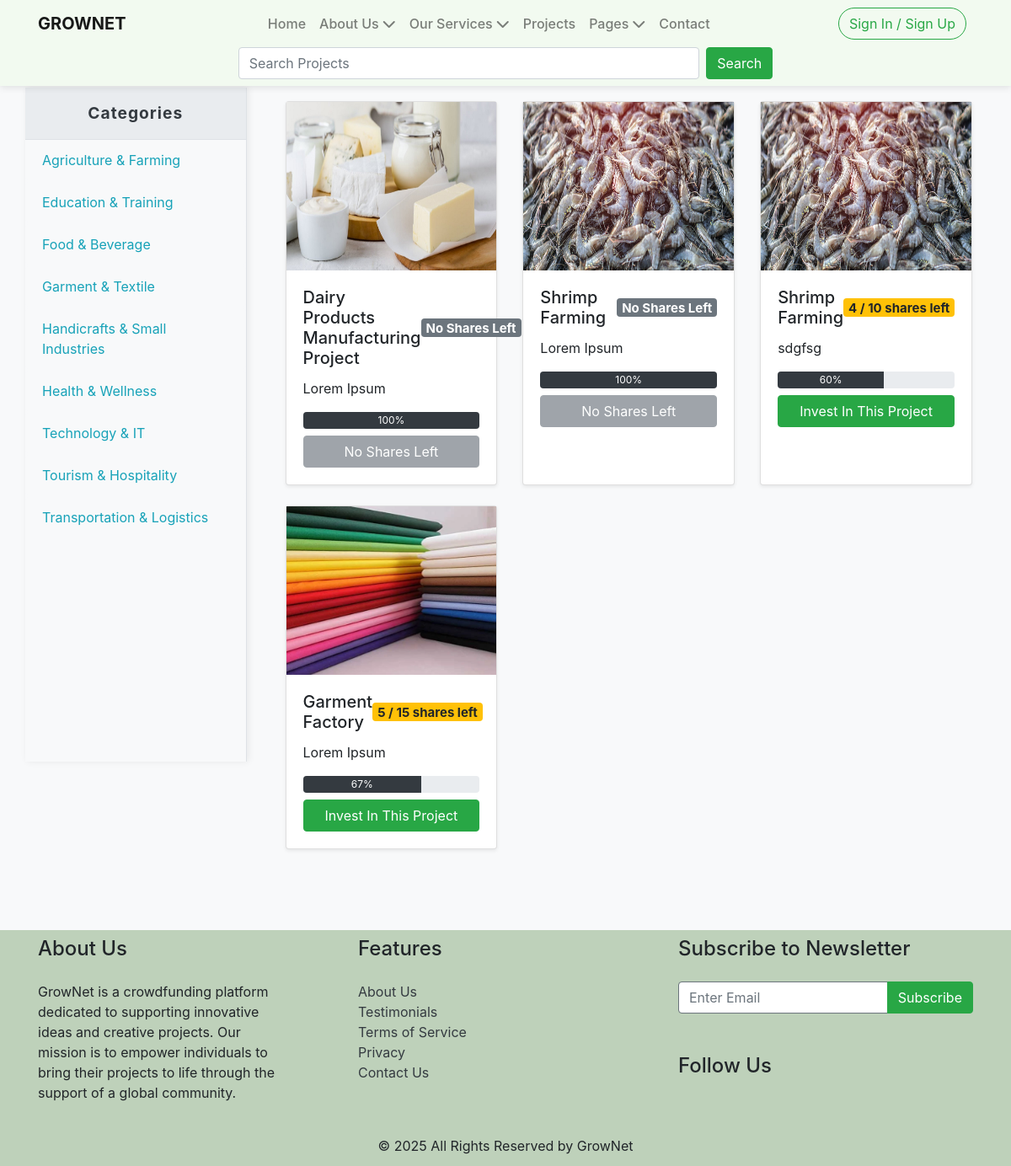
Screenshot of /index.php?page=project with the database file from the repository.
### tables this page shows
CREATE TABLE `category` (
  `id` int(10) NOT NULL,
  `category_name` varchar(100) NOT NULL,
  `created_at` timestamp NOT NULL DEFAULT current_timestamp()
);

CREATE TABLE `projects` (
  `id` int(10) NOT NULL,
  `uniqid` varchar(255) DEFAULT NULL,
  `project_name` varchar(100) NOT NULL,
  `description` text NOT NULL,
  `project_img` varchar(255) NOT NULL,
  `categoryId` int(10) NOT NULL,
  `project_type` enum('long_term','short_term') NOT NULL DEFAULT 'long_term',
  `created_at` timestamp NOT NULL DEFAULT current_timestamp(),
  `project_status` enum('pending','active','closed','approved','declined') NOT NULL,
  `owner_id` int(10) NOT NULL,
  `shares` int(10) UNSIGNED NOT NULL,
  `price_per_share` decimal(12,2) NOT NULL,
  `total_amount` decimal(12,2) DEFAULT NULL,
  `campaign_start` date DEFAULT NULL,
  `campaign_end` date DEFAULT NULL,
  `project_start` date DEFAULT NULL,
  `project_end` date DEFAULT NULL,
  `is_flexible_duration` tinyint(1) DEFAULT 0,
  `updated_at` timestamp NOT NULL DEFAULT current_timestamp() ON UPDATE current_timestamp(),
  `is_seen` tinyint(1) NOT NULL DEFAULT 0,
  `rejection_reason` text DEFAULT NULL,
  `avg_rating` decimal(3,2) DEFAULT 0.00,
  `review_count` int(11) DEFAULT 0
);

### config/class.user.php (called while the page is built, shortened)
<?php
class USER
{
	private $conn;
	public function __construct()
	{
		$database = new Database();
		$db = $database->dbConnection();
		$this->conn = $db;
	}
	public function runQuery($sql)
	{
		$stmt = $this->conn->prepare($sql);
		return $stmt;
	}
	public function is_logged_in()
	{
    	return isset($_SESSION['userSession']);
	}
	public function getActiveProjects()
{
	try {
		$stmt = $this->conn->prepare("SELECT * FROM projects WHERE project_status = 'active'");
		$stmt->execute();
		return $stmt->fetchAll(PDO::FETCH_ASSOC);
	} catch (PDOException $ex) {
		echo $ex->getMessage();
		return [];
	}
}
}
?>

### pages/project.php (the view, shortened to what this page needs)
<div class="container-fluid mt-5">
    <div class="row">
        <div class="col-md-3 bg-light">
            <?php include('includes/sidebar.php'); ?>
        </div>
        <div class="col-md-9">
            <div class="row p-3">
                <?php
if (isset($_GET['cat_id'])) {
    $cat_id = intval($_GET['cat_id']);
    $stmt = $DB_con->runQuery("SELECT * FROM projects WHERE project_status = 'active' AND categoryId = :cat_id ORDER BY id DESC");
    $stmt->bindParam(':cat_id', $cat_id, PDO::PARAM_INT);
    $stmt->execute();
    $projects = $stmt->fetchAll(PDO::FETCH_ASSOC);
} else {
    $projects = $DB_con->getActiveProjects();
}
                    if(count($projects) > 0)
                    {
                        foreach ($projects as $project)
                        {
                            $imagePath = "admin/assets/projectimg/".$project['project_img'];
                            $project_id = $project['id'];
                            $total_shares = (int)$project['shares'];
                            $orderStmt = $DB_con->runQuery("SELECT SUM(shares_bought) as total_sold FROM share_orders WHERE project_id = :pid");
                            $orderStmt->bindParam(':pid', $project_id, PDO::PARAM_INT);
                            $orderStmt->execute();
                            $orderData = $orderStmt->fetch(PDO::FETCH_ASSOC);
                            $sold_shares = (int)$orderData['total_sold'];
                            $left_shares = $total_shares - $sold_shares;
                            $shareBadge = ($left_shares <= 0)
                                ? '<span class="badge badge-secondary">No Shares Left</span>'
                                : '<span class="badge badge-warning">'.$left_shares.' / '.$total_shares.' shares left</span>';
                            $percentage = ($total_shares > 0) ? round(($sold_shares / $total_shares) * 100) : 0;
                            if ($left_shares <= 0)
                            {
                                $button = '<button class="btn btn-secondary btn-block" disabled>No Shares Left</button>';
                            }
                            else
                            {
                                if (isset($_SESSION['userSession'])) {
                                $button = '<a href="index.php?page=invest&project_id='.$project_id.'" class="btn btn-success btn-block">Invest In This Project</a>
';
                                }
                                else
                                {
                                $button = '<a href="index.php?page=relog&msg=signin_required" class="btn btn-success btn-block">Invest In This Project</a>';
                                }
                            }
                            echo '
                                <div class="col-md-4 mb-4">
                                    <div class="card h-100 shadow-sm card-hover">
                                        <img src="'.$imagePath.'" class="card-top-img" alt="Image Not Found" style="height: 200px;">
                                        <div class="card-body">
                                            <h5 class="card-title d-flex justify-content-between align-items-center">
                                                '.htmlspecialchars($project['project_name']).'
                                                '.$shareBadge.'
                                            </h5>
                                            <p class="card-text">'.htmlspecialchars($project['description']).'</p>
                                            <div class="progress mb-2" style="height: 20px;">
                                                <div class="progress-bar bg-dark" role="progressbar" style="width: '.$percentage.'%;" aria-valuenow="'.$percentage.'" aria-valuemin="0" aria-valuemax="100">
                                                    '.$percentage.'%
                                                </div>
                                            </div>
                                            '.$button.'
                                        </div>
                                    </div>
                                </div>';
                        }
                    }
                    else
                    {
                        echo "<div class='col-12'><div class='alert alert-warning'>No projects found in this category.</div></div>";
                    }
                ?>
            </div>
        </div>
    </div>
</div>

### includes/header.php (shortened to what this page needs)
<?php
require_once 'config/class.user.php';
$user = new USER();
$is_logged_in = $user->is_logged_in();
?>
<!DOCTYPE html>
<html lang="en">
<head>
    <link rel="stylesheet" href="https://cdn.jsdelivr.net/npm/bootstrap@4.6.2/dist/css/bootstrap.min.css">
    <link rel="stylesheet" href="https://cdnjs.cloudflare.com/ajax/libs/font-awesome/5.15.4/css/all.min.css" />
    <link rel="stylesheet" href="https://cdnjs.cloudflare.com/ajax/libs/font-awesome/6.4.2/css/all.min.css">
    <link rel="stylesheet" href="assets/css/style.css">
</head>
<body>
<div class="bg-light fixed-top custom-header">
    <nav class="navbar navbar-expand-lg navbar-light">
        <div class="container">
            <a class="navbar-brand text-uppercase font-weight-bold" href="index.php">GrowNet</a>
            <div class="collapse navbar-collapse justify-content-between" id="navbarCollapse">
                <ul class="navbar-nav mx-auto text-center">
                    <li class="nav-item"><a href="index.php" class="nav-link"><span class="link-text">Home</span></a></li>
                    <li class="nav-item dropdown">
                        <a class="nav-link dropdown-toggle" href="#" id="aboutDropdown" role="button"
                           data-toggle="dropdown" aria-haspopup="true" aria-expanded="false">
                            <span class="link-text">About Us<i class="fas fa-chevron-down ml-1 dropdown-arrow"></i></span>
                        </a>
                    </li>
                    <li class="nav-item dropdown">
                        <a class="nav-link dropdown-toggle" href="#" id="servicesDropdown" role="button"
                           data-toggle="dropdown" aria-haspopup="true" aria-expanded="false">
                            <span class="link-text">Our Services<i class="fas fa-chevron-down ml-1 dropdown-arrow"></i></span>
                        </a>
                    </li>
                    <li class="nav-item"><a href="index.php?page=project" class="nav-link"><span class="link-text">Projects</span></a></li>
                    <li class="nav-item dropdown">
                        <a class="nav-link dropdown-toggle" href="#" id="pagesDropdown" role="button"
                           data-toggle="dropdown" aria-haspopup="true" aria-expanded="false">
                            <span class="link-text">Pages<i class="fas fa-chevron-down ml-1 dropdown-arrow"></i></span>
                        </a>
                    </li>
                    <li class="nav-item"><a href="contact.html" class="nav-link"><span class="link-text">Contact</span></a></li>
                </ul>
                <?php if ($is_logged_in): ?>
                <ul class="navbar-nav text-center" id="signOut">
                    <li class="nav-item">
                        <a href="javascript:void(0)" onclick="logoutUser()" class="btn btn-outline-success custom-btn mr-2">Sign Out</a>
                    </li>
                </ul>
<script>
function logoutUser() {
    if (confirm('Are you sure you want to logout?')) {
        // Create a form to submit the logout request
        const form = document.createElement('form');
        form.method = 'POST';
        form.action = 'index.php';
        const input = document.createElement('input');
        input.type = 'hidden';
        input.name = 'logout';
        input.value = 'true';
        form.appendChild(input);
        document.body.appendChild(form);
        form.submit();
    }
}
</script>
                <?php else: ?>
                <ul class="navbar-nav text-center" id="signIn">
                    <li class="nav-item"><a href="index.php?page=relog" class="btn btn-outline-success custom-btn mr-2">Sign In / Sign Up</a></li>
                </ul>
                <?php endif; ?>
            </div>
        </div>
    </nav>
    <div class="container">
    <div class="row justify-content-center align-items-center">
        <div class="col-md-8">
            <form class="form-inline d-flex justify-content-center mb-2">
                <input class="form-control mr-2 w-75" type="search" placeholder="Search Projects" aria-label="Search">
                <button class="btn btn-success" type="submit">Search</button>
            </form>
        </div>
    </div>
    </div>
</div>

### index.php (shortened to what this page needs)
<?php
require_once 'config/class.user.php';
include('includes/header.php');
$page = $_GET['page'] ?? 'layout';
?>
<div class="container-fluid my-5 py-2">
<?php
switch($page) {
    case 'project':
        include('pages/project.php');
        break;
}
?>
</div>
<?php include('includes/footer.php'); ?>

### includes/sidebar.php
<?php
require_once 'config/class.user.php';
$DB_con = new USER();
$stmt = $DB_con->runQuery("SELECT id, category_name FROM category ORDER BY category_name");
$stmt->execute();
$categories = $stmt->fetchAll(PDO::FETCH_ASSOC);
$current_cat_id = isset($_GET['cat_id']) ? intval($_GET['cat_id']) : 0;
?>
<div class="bg-light border-right" id="sidebar-wrapper">
	<div class="sidebar-heading font-weight-bold text-center py-3">
		<a href="index.php?page=project" class="text-dark text-decoration-none">Categories</a>
	</div>
	<div class="list-group list-group-flush">
		<?php
			if($categories):?>
				<?php
					foreach($categories as $category):?>
						<?php
							$active = ($category['id'] == $current_cat_id) ? 'active' : '';
						?>
						<a href="index.php?page=project&cat_id=<?= urlencode($category['id']); ?>" class="list-group-item list-group-item-action bg-light text-info <?= $active; ?>">
							<?= htmlspecialchars($category['category_name']); ?>
						</a>
					<?php endforeach; ?>
					<?php else: ?>
						<div class="text-muted text-center p-3">No Categories Found</div>
					<?php endif; ?>
	</div>
</div>

### includes/footer.php (shortened to what this page needs)
<footer class="bg-light col-md-12 site-footer py-2 mt-2 text-muted custom-footer">
  <div class="container">
    <?php if (!$is_logged_in): ?>
    <div class="row">
      <div class="col-md-6">
        <div class="row">
          <div class="col-md-7">
            <h2 class="footer-heading mb-4" style="font-size: 1.5rem; color: #212529;">About Us</h2>
            <p style="font-size: 1rem; color: #212529;">
              GrowNet is a crowdfunding platform dedicated to supporting innovative ideas and creative projects. Our mission is to empower individuals to bring their projects to life through the support of a global community.
            </p>
          </div>
          <div class="col-md-4 ml-auto">
            <h2 class="footer-heading mb-4" style="font-size: 1.5rem; color: #212529;">Features</h2>
            <ul class="list-unstyled" style="font-size: 1rem;">
              <li><a href="#" class="text-dark">About Us</a></li>
              <li><a href="#" class="text-dark">Testimonials</a></li>
              <li><a href="#" class="text-dark">Terms of Service</a></li>
              <li><a href="#" class="text-dark">Privacy</a></li>
              <li><a href="#" class="text-dark">Contact Us</a></li>
            </ul>
          </div>
        </div>
      </div>
      <div class="col-md-4 ml-auto">
        <div class="mb-5">
          <h2 class="footer-heading mb-4" style="font-size: 1.5rem; color: #212529;">Subscribe to Newsletter</h2>
          <form action="#" method="post" class="footer-suscribe-form">
            <div class="input-group mb-3">
              <input type="text" class="form-control rounded-2 border-secondary" placeholder="Enter Email" aria-label="Enter Email" aria-describedby="button-addon2" style="font-size: 1rem; color: #212529; background-color: #fff;">
              <div class="input-group-append">
                <button class="btn btn-success" type="button" id="button-addon2" style="font-size: 1rem;">Subscribe</button>
              </div>
            </div>
          </form>
        </div>
        <h2 class="footer-heading mb-4" style="font-size: 1.5rem; color: #212529;">Follow Us</h2>
        <a href="#about-section" class="smoothscroll pl-0 pr-3 text-dark"><span class="icon-facebook"></span></a>
        <a href="#" class="pl-3 pr-3 text-dark"><span class="icon-twitter"></span></a>
        <a href="#" class="pl-3 pr-3 text-dark"><span class="icon-instagram"></span></a>
        <a href="#" class="pl-3 pr-3 text-dark"><span class="icon-linkedin"></span></a>
      </div>
      <?php endif; ?>
    </div>
    <div class="row pt-2 mt-1 text-center">
      <div class="col-md-12">
        <div class="pt-2">
          <p class="mb-1" style="font-size: 1rem; color: #212529;">&copy; <?php echo date("Y"); ?> All Rights Reserved by GrowNet</p>
        </div>
      </div>
    </div>
  </div>
</footer>
</body>
</html>

### assets/css/style.css (style rules this page uses)
body, html { height: 100%; margin: 0; padding: 0; background-color: #f8f9fa; scroll-behavior: smooth; }
.custom-header { background-color: #f2faf0 !important; box-shadow: 0 2px 8px rgba(0,0,0,0.1); }
.navbar-nav .nav-link { color: #000; font-weight: 500; transition: all 0.2s ease-in-out; }
.navbar-nav .link-text { position: relative; display: inline-block; }
.navbar-nav .link-text::after { content: ''; position: absolute; bottom: 0; left: 0%; width: 0; height: 2px; background-color: #28a745; transition: width 0.3s ease-in-out; }
.nav-link.dropdown-toggle::after { display: none !important; }
.custom-btn { border-radius: 25px; }
.card-hover { transition: all 0.3s ease; }
.custom-footer { background-color: #bed1ba !important; }
#sidebar-wrapper { min-height: 100vh; box-shadow: 2px 0 8px rgba(0,0,0,0.07); background: #f8f9fa; }
.sidebar-heading { font-size: 1.2rem; letter-spacing: 1px; background: #e9ecef; border-bottom: 1px solid #dee2e6; }
.list-group-item { border: none; transition: box-shadow 0.2s, transform 0.2s; margin-bottom: 2px; border-radius: 4px; }

### rows the page displays
category: category_name "Agriculture & Farming"
category: category_name "Education & Training"
category: category_name "Food & Beverage"
category: category_name "Garment & Textile"
category: category_name "Handicrafts & Small Industries"
category: category_name "Health & Wellness"
category: category_name "Technology & IT"
category: category_name "Tourism & Hospitality"
category: category_name "Transportation & Logistics"
projects: project_img (picture), project_name "Dairy Products Manufacturing Project", shares "No Shares Left", description "Lorem Ipsum", percentage "100"
projects: project_img (picture), project_name "Shrimp Farming", shares "No Shares Left", description "Lorem Ipsum", percentage "100"
projects: project_img (picture), project_name "Shrimp Farming", left_shares "4", shares "10", description "sdgfsg", percentage "60", shows "Invest In This Project"
projects: project_img (picture), project_name "Garment Factory", left_shares "5", shares "15", description "Lorem Ipsum", percentage "67", shows "Invest In This Project"
